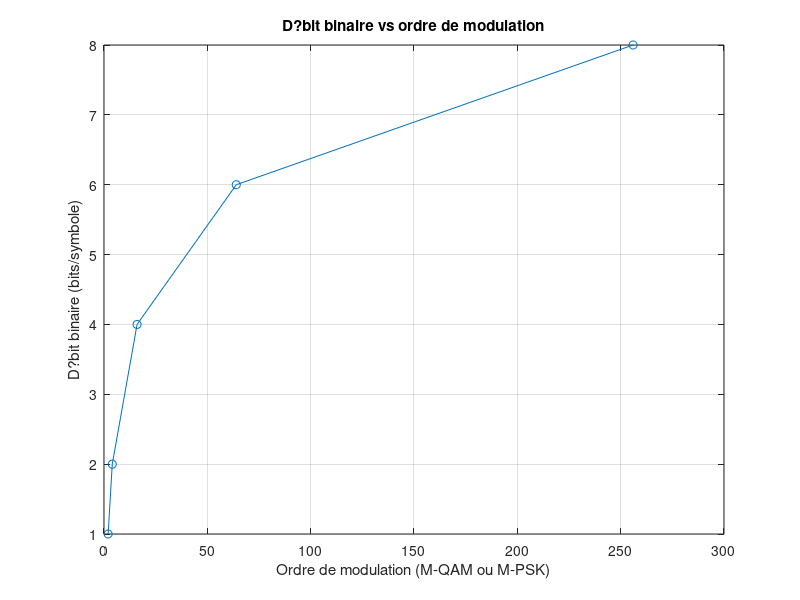

Write the MATLAB code that produced this figure.
M = [2, 4, 16, 64, 256];
bitrate = log2(M); % En supposant 1 symbole par seconde

plot(M, bitrate, '-o');
xlabel('Ordre de modulation (M-QAM ou M-PSK)');
ylabel('D?bit binaire (bits/symbole)');
title('D?bit binaire vs ordre de modulation');
grid on;
